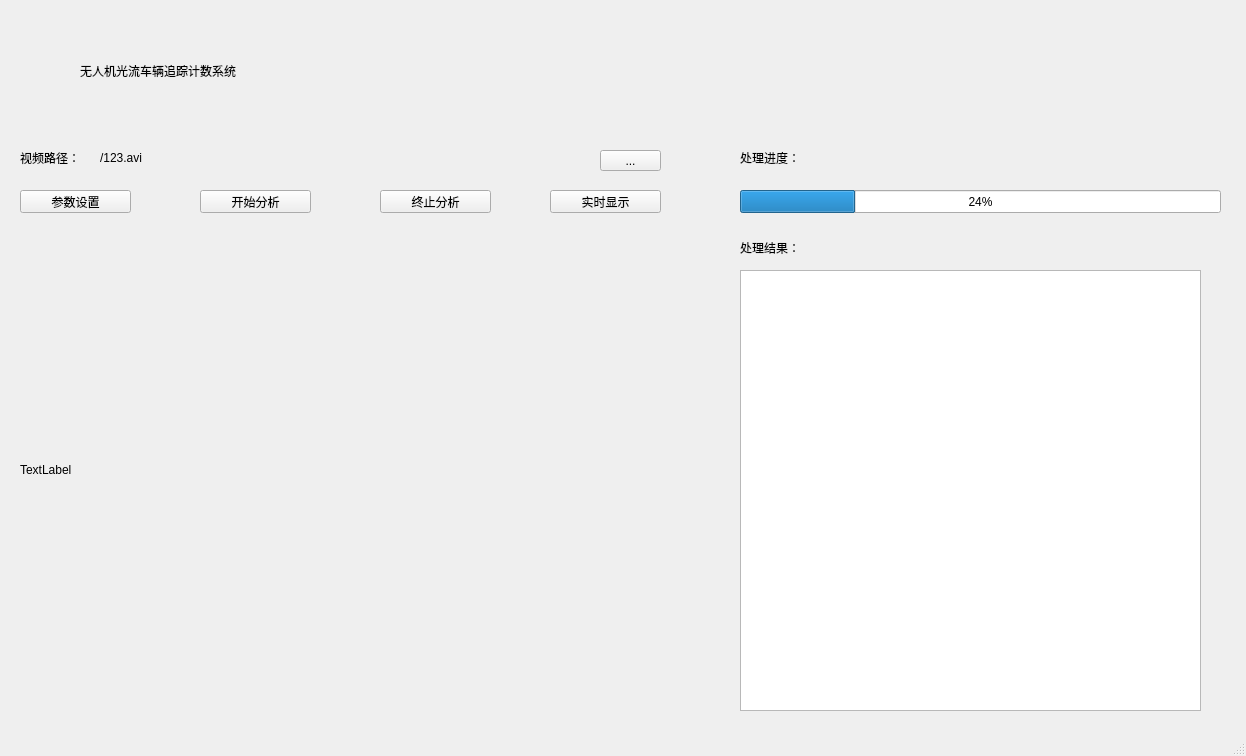
<?xml version="1.0" encoding="UTF-8"?>
<ui version="4.0">
 <class>MainWindow</class>
 <widget class="QMainWindow" name="MainWindow">
  <property name="geometry">
   <rect>
    <x>0</x>
    <y>0</y>
    <width>1246</width>
    <height>756</height>
   </rect>
  </property>
  <property name="windowTitle">
   <string>MainWindow</string>
  </property>
  <widget class="QWidget" name="centralwidget">
   <widget class="QLabel" name="label">
    <property name="geometry">
     <rect>
      <x>20</x>
      <y>230</y>
      <width>640</width>
      <height>480</height>
     </rect>
    </property>
    <property name="text">
     <string>TextLabel</string>
    </property>
   </widget>
   <widget class="QLabel" name="label_2">
    <property name="geometry">
     <rect>
      <x>20</x>
      <y>150</y>
      <width>71</width>
      <height>16</height>
     </rect>
    </property>
    <property name="text">
     <string>视频路径：</string>
    </property>
   </widget>
   <widget class="QLabel" name="label_3">
    <property name="geometry">
     <rect>
      <x>100</x>
      <y>150</y>
      <width>481</width>
      <height>16</height>
     </rect>
    </property>
    <property name="text">
     <string>/123.avi</string>
    </property>
   </widget>
   <widget class="QToolButton" name="toolButton">
    <property name="geometry">
     <rect>
      <x>600</x>
      <y>150</y>
      <width>61</width>
      <height>21</height>
     </rect>
    </property>
    <property name="text">
     <string>...</string>
    </property>
   </widget>
   <widget class="QPushButton" name="pushButton">
    <property name="geometry">
     <rect>
      <x>20</x>
      <y>190</y>
      <width>111</width>
      <height>23</height>
     </rect>
    </property>
    <property name="text">
     <string>参数设置</string>
    </property>
   </widget>
   <widget class="QPushButton" name="pushButton_2">
    <property name="geometry">
     <rect>
      <x>200</x>
      <y>190</y>
      <width>111</width>
      <height>23</height>
     </rect>
    </property>
    <property name="text">
     <string>开始分析</string>
    </property>
   </widget>
   <widget class="QPushButton" name="pushButton_3">
    <property name="geometry">
     <rect>
      <x>380</x>
      <y>190</y>
      <width>111</width>
      <height>23</height>
     </rect>
    </property>
    <property name="text">
     <string>终止分析</string>
    </property>
   </widget>
   <widget class="QPushButton" name="pushButton_4">
    <property name="geometry">
     <rect>
      <x>550</x>
      <y>190</y>
      <width>111</width>
      <height>23</height>
     </rect>
    </property>
    <property name="text">
     <string>实时显示</string>
    </property>
   </widget>
   <widget class="QProgressBar" name="progressBar">
    <property name="geometry">
     <rect>
      <x>740</x>
      <y>190</y>
      <width>481</width>
      <height>23</height>
     </rect>
    </property>
    <property name="value">
     <number>24</number>
    </property>
   </widget>
   <widget class="QTextBrowser" name="textBrowser">
    <property name="geometry">
     <rect>
      <x>740</x>
      <y>270</y>
      <width>461</width>
      <height>441</height>
     </rect>
    </property>
   </widget>
   <widget class="QLabel" name="label_4">
    <property name="geometry">
     <rect>
      <x>740</x>
      <y>150</y>
      <width>71</width>
      <height>16</height>
     </rect>
    </property>
    <property name="text">
     <string>处理进度：</string>
    </property>
   </widget>
   <widget class="QLabel" name="label_5">
    <property name="geometry">
     <rect>
      <x>740</x>
      <y>240</y>
      <width>71</width>
      <height>16</height>
     </rect>
    </property>
    <property name="text">
     <string>处理结果：</string>
    </property>
   </widget>
   <widget class="QLabel" name="label_6">
    <property name="geometry">
     <rect>
      <x>80</x>
      <y>40</y>
      <width>1111</width>
      <height>61</height>
     </rect>
    </property>
    <property name="text">
     <string>无人机光流车辆追踪计数系统</string>
    </property>
   </widget>
  </widget>
  <widget class="QStatusBar" name="statusbar"/>
 </widget>
 <resources/>
 <connections/>
</ui>
